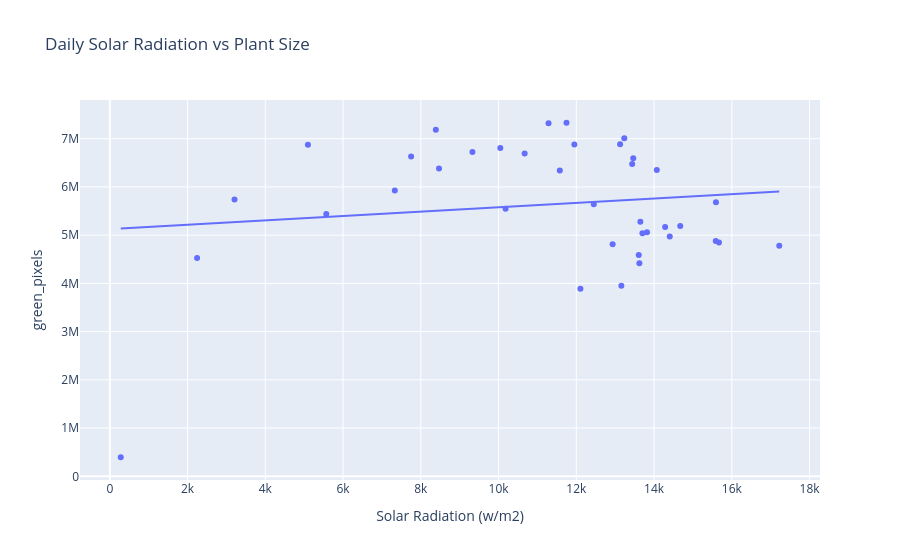

Notebook cell for this chart:
### Code cell
import pandas as pd
df=pd.read_excel('final_dataset_back_down2_with_gdd_and_green_pixels.xlsx')
daily = df.groupby("date").agg({
    "Solar Radiation (w/m2)": "sum",
    "green_pixels": "sum"
}).reset_index()
import plotly.express as px

fig = px.scatter(
    daily,
    x="Solar Radiation (w/m2)",
    y="green_pixels",
    trendline="ols",
    title="Daily Solar Radiation vs Plant Size"
)

fig.show()
